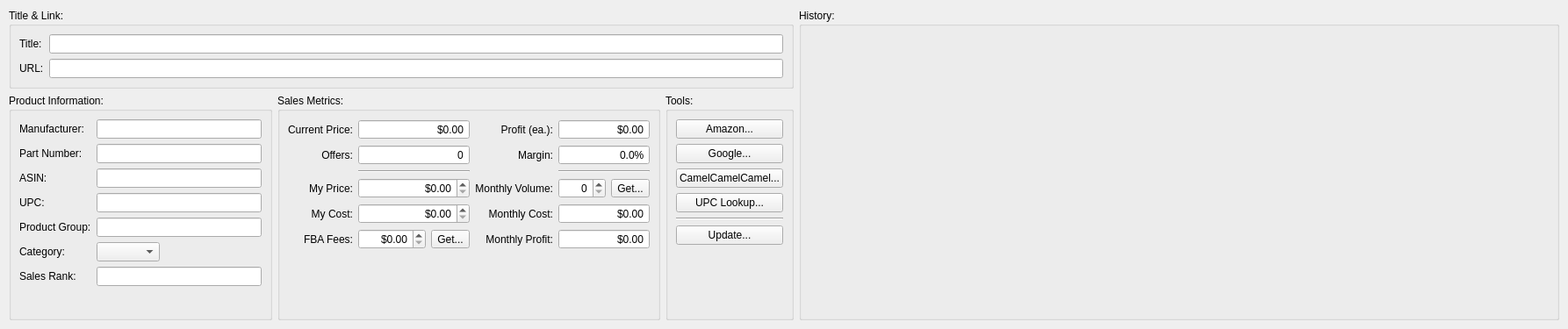
          <widget class="QWidget" name="scrollAreaWidgetContents">
           <property name="geometry">
            <rect>
             <x>0</x>
             <y>0</y>
             <width>1786</width>
             <height>375</height>
            </rect>
           </property>
           <layout class="QGridLayout" name="gridLayout_6">
            <property name="margin">
             <number>10</number>
            </property>
            <item row="1" column="0">
             <widget class="QGroupBox" name="groupBox_4">
              <property name="sizePolicy">
               <sizepolicy hsizetype="Maximum" vsizetype="Expanding">
                <horstretch>0</horstretch>
                <verstretch>0</verstretch>
               </sizepolicy>
              </property>
              <property name="minimumSize">
               <size>
                <width>300</width>
                <height>0</height>
               </size>
              </property>
              <property name="title">
               <string>Product Information:</string>
              </property>
              <layout class="QFormLayout" name="formLayout_2">
               <property name="fieldGrowthPolicy">
                <enum>QFormLayout::ExpandingFieldsGrow</enum>
               </property>
               <item row="0" column="0">
                <widget class="QLabel" name="label_14">
                 <property name="text">
                  <string>Manufacturer:</string>
                 </property>
                </widget>
               </item>
               <item row="0" column="1">
                <widget class="QLineEdit" name="prodManufacturerLine">
                 <property name="readOnly">
                  <bool>true</bool>
                 </property>
                </widget>
               </item>
               <item row="1" column="0">
                <widget class="QLabel" name="label_15">
                 <property name="text">
                  <string>Part Number:</string>
                 </property>
                </widget>
               </item>
               <item row="1" column="1">
                <widget class="QLineEdit" name="prodMpnLine">
                 <property name="readOnly">
                  <bool>true</bool>
                 </property>
                </widget>
               </item>
               <item row="2" column="0">
                <widget class="QLabel" name="label_20">
                 <property name="text">
                  <string>ASIN:</string>
                 </property>
                </widget>
               </item>
               <item row="2" column="1">
                <widget class="QLineEdit" name="prodASINLine">
                 <property name="readOnly">
                  <bool>true</bool>
                 </property>
                </widget>
               </item>
               <item row="4" column="0">
                <widget class="QLabel" name="label_12">
                 <property name="text">
                  <string>Product Group:</string>
                 </property>
                </widget>
               </item>
               <item row="4" column="1">
                <widget class="QLineEdit" name="prodGroupLine"/>
               </item>
               <item row="6" column="0">
                <widget class="QLabel" name="label_21">
                 <property name="text">
                  <string>Category:</string>
                 </property>
                </widget>
               </item>
               <item row="6" column="1">
                <widget class="QComboBox" name="prodCategoryBox"/>
               </item>
               <item row="7" column="0">
                <widget class="QLabel" name="label_22">
                 <property name="text">
                  <string>Sales Rank:</string>
                 </property>
                </widget>
               </item>
               <item row="7" column="1">
                <widget class="QLineEdit" name="prodSalesRankLine">
                 <property name="readOnly">
                  <bool>true</bool>
                 </property>
                </widget>
               </item>
               <item row="3" column="0">
                <widget class="QLabel" name="label_16">
                 <property name="text">
                  <string>UPC:</string>
                 </property>
                </widget>
               </item>
               <item row="3" column="1">
                <widget class="QLineEdit" name="prodUPCLine">
                 <property name="readOnly">
                  <bool>true</bool>
                 </property>
                </widget>
               </item>
              </layout>
             </widget>
            </item>
            <item row="0" column="0" colspan="3">
             <widget class="QGroupBox" name="groupBox">
              <property name="title">
               <string>Title &amp;&amp; Link:</string>
              </property>
              <layout class="QFormLayout" name="formLayout_5">
               <property name="fieldGrowthPolicy">
                <enum>QFormLayout::ExpandingFieldsGrow</enum>
               </property>
               <item row="0" column="0">
                <widget class="QLabel" name="label_13">
                 <property name="text">
                  <string>Title:</string>
                 </property>
                </widget>
               </item>
               <item row="0" column="1">
                <widget class="QLineEdit" name="prodTitleLine">
                 <property name="cursorPosition">
                  <number>0</number>
                 </property>
                 <property name="readOnly">
                  <bool>true</bool>
                 </property>
                </widget>
               </item>
               <item row="1" column="0">
                <widget class="QLabel" name="label_11">
                 <property name="text">
                  <string>URL:</string>
                 </property>
                </widget>
               </item>
               <item row="1" column="1">
                <widget class="QLineEdit" name="prodUrlLine">
                 <property name="cursorPosition">
                  <number>0</number>
                 </property>
                 <property name="readOnly">
                  <bool>true</bool>
                 </property>
                </widget>
               </item>
              </layout>
             </widget>
            </item>
            <item row="1" column="1">
             <widget class="QGroupBox" name="groupBox_5">
              <property name="sizePolicy">
               <sizepolicy hsizetype="Maximum" vsizetype="Preferred">
                <horstretch>0</horstretch>
                <verstretch>0</verstretch>
               </sizepolicy>
              </property>
              <property name="title">
               <string>Sales Metrics:</string>
              </property>
              <layout class="QHBoxLayout" name="horizontalLayout_10">
               <item>
                <layout class="QGridLayout" name="gridLayout_3">
                 <item row="4" column="0">
                  <widget class="QLabel" name="label_25">
                   <property name="text">
                    <string>My Cost:</string>
                   </property>
                   <property name="alignment">
                    <set>Qt::AlignRight|Qt::AlignTrailing|Qt::AlignVCenter</set>
                   </property>
                  </widget>
                 </item>
                 <item row="3" column="1">
                  <widget class="QDoubleSpinBox" name="myPriceBox">
                   <property name="alignment">
                    <set>Qt::AlignRight|Qt::AlignTrailing|Qt::AlignVCenter</set>
                   </property>
                   <property name="readOnly">
                    <bool>false</bool>
                   </property>
                   <property name="buttonSymbols">
                    <enum>QAbstractSpinBox::UpDownArrows</enum>
                   </property>
                   <property name="prefix">
                    <string>$</string>
                   </property>
                   <property name="maximum">
                    <double>9999.000000000000000</double>
                   </property>
                  </widget>
                 </item>
                 <item row="5" column="0">
                  <widget class="QLabel" name="label_26">
                   <property name="text">
                    <string>FBA Fees:</string>
                   </property>
                   <property name="alignment">
                    <set>Qt::AlignRight|Qt::AlignTrailing|Qt::AlignVCenter</set>
                   </property>
                  </widget>
                 </item>
                 <item row="6" column="0">
                  <spacer name="verticalSpacer">
                   <property name="orientation">
                    <enum>Qt::Vertical</enum>
                   </property>
                   <property name="sizeHint" stdset="0">
                    <size>
                     <width>20</width>
                     <height>40</height>
                    </size>
                   </property>
                  </spacer>
                 </item>
                 <item row="5" column="1">
                  <layout class="QHBoxLayout" name="horizontalLayout_8">
                   <item>
                    <widget class="QDoubleSpinBox" name="fbaFeesBox">
                     <property name="alignment">
                      <set>Qt::AlignRight|Qt::AlignTrailing|Qt::AlignVCenter</set>
                     </property>
                     <property name="prefix">
                      <string>$</string>
                     </property>
                     <property name="maximum">
                      <double>9999.000000000000000</double>
                     </property>
                    </widget>
                   </item>
                   <item>
                    <widget class="QToolButton" name="getFBAFeesButton">
                     <property name="text">
                      <string>Get...</string>
                     </property>
                    </widget>
                   </item>
                  </layout>
                 </item>
                 <item row="2" column="1">
                  <widget class="Line" name="line">
                   <property name="orientation">
                    <enum>Qt::Horizontal</enum>
                   </property>
                  </widget>
                 </item>
                 <item row="1" column="1">
                  <widget class="QSpinBox" name="prodOffersBox">
                   <property name="alignment">
                    <set>Qt::AlignRight|Qt::AlignTrailing|Qt::AlignVCenter</set>
                   </property>
                   <property name="readOnly">
                    <bool>true</bool>
                   </property>
                   <property name="buttonSymbols">
                    <enum>QAbstractSpinBox::NoButtons</enum>
                   </property>
                   <property name="maximum">
                    <number>999</number>
                   </property>
                  </widget>
                 </item>
                 <item row="3" column="0">
                  <widget class="QLabel" name="label_23">
                   <property name="text">
                    <string>My Price:</string>
                   </property>
                   <property name="alignment">
                    <set>Qt::AlignRight|Qt::AlignTrailing|Qt::AlignVCenter</set>
                   </property>
                  </widget>
                 </item>
                 <item row="1" column="0">
                  <widget class="QLabel" name="label_35">
                   <property name="text">
                    <string>Offers:</string>
                   </property>
                   <property name="alignment">
                    <set>Qt::AlignRight|Qt::AlignTrailing|Qt::AlignVCenter</set>
                   </property>
                  </widget>
                 </item>
                 <item row="0" column="1">
                  <widget class="QDoubleSpinBox" name="prodPriceBox">
                   <property name="alignment">
                    <set>Qt::AlignRight|Qt::AlignTrailing|Qt::AlignVCenter</set>
                   </property>
                   <property name="readOnly">
                    <bool>true</bool>
                   </property>
                   <property name="buttonSymbols">
                    <enum>QAbstractSpinBox::NoButtons</enum>
                   </property>
                   <property name="prefix">
                    <string>$</string>
                   </property>
                   <property name="maximum">
                    <double>9999.000000000000000</double>
                   </property>
                  </widget>
                 </item>
                 <item row="0" column="0">
                  <widget class="QLabel" name="label_24">
                   <property name="text">
                    <string>Current Price:</string>
                   </property>
                   <property name="alignment">
                    <set>Qt::AlignRight|Qt::AlignTrailing|Qt::AlignVCenter</set>
                   </property>
                  </widget>
                 </item>
                 <item row="4" column="1">
                  <widget class="QDoubleSpinBox" name="myCostBox">
                   <property name="alignment">
                    <set>Qt::AlignRight|Qt::AlignTrailing|Qt::AlignVCenter</set>
                   </property>
                   <property name="prefix">
                    <string>$</string>
                   </property>
                   <property name="maximum">
                    <double>9999.000000000000000</double>
                   </property>
                  </widget>
                 </item>
                </layout>
               </item>
               <item>
                <layout class="QGridLayout" name="gridLayout">
                 <item row="1" column="0">
                  <widget class="QLabel" name="label_31">
                   <property name="text">
                    <string>Margin:</string>
                   </property>
                   <property name="alignment">
                    <set>Qt::AlignRight|Qt::AlignTrailing|Qt::AlignVCenter</set>
                   </property>
                  </widget>
                 </item>
                 <item row="5" column="0">
                  <widget class="QLabel" name="label_30">
                   <property name="text">
                    <string>Monthly Profit:</string>
                   </property>
                   <property name="alignment">
                    <set>Qt::AlignRight|Qt::AlignTrailing|Qt::AlignVCenter</set>
                   </property>
                  </widget>
                 </item>
                 <item row="4" column="1">
                  <widget class="QDoubleSpinBox" name="monthlyCostBox">
                   <property name="alignment">
                    <set>Qt::AlignRight|Qt::AlignTrailing|Qt::AlignVCenter</set>
                   </property>
                   <property name="readOnly">
                    <bool>true</bool>
                   </property>
                   <property name="buttonSymbols">
                    <enum>QAbstractSpinBox::NoButtons</enum>
                   </property>
                   <property name="prefix">
                    <string>$</string>
                   </property>
                   <property name="maximum">
                    <double>9999.000000000000000</double>
                   </property>
                  </widget>
                 </item>
                 <item row="2" column="1">
                  <widget class="Line" name="line_2">
                   <property name="orientation">
                    <enum>Qt::Horizontal</enum>
                   </property>
                  </widget>
                 </item>
                 <item row="4" column="0">
                  <widget class="QLabel" name="label_29">
                   <property name="text">
                    <string>Monthly Cost:</string>
                   </property>
                   <property name="alignment">
                    <set>Qt::AlignRight|Qt::AlignTrailing|Qt::AlignVCenter</set>
                   </property>
                  </widget>
                 </item>
                 <item row="1" column="1">
                  <widget class="QDoubleSpinBox" name="marginBox">
                   <property name="alignment">
                    <set>Qt::AlignRight|Qt::AlignTrailing|Qt::AlignVCenter</set>
                   </property>
                   <property name="readOnly">
                    <bool>true</bool>
                   </property>
                   <property name="buttonSymbols">
                    <enum>QAbstractSpinBox::NoButtons</enum>
                   </property>
                   <property name="prefix">
                    <string/>
                   </property>
                   <property name="suffix">
                    <string>%</string>
                   </property>
                   <property name="decimals">
                    <number>1</number>
                   </property>
                   <property name="maximum">
                    <double>9999.000000000000000</double>
                   </property>
                  </widget>
                 </item>
                 <item row="3" column="0">
                  <widget class="QLabel" name="label_28">
                   <property name="text">
                    <string>Monthly Volume:</string>
                   </property>
                   <property name="alignment">
                    <set>Qt::AlignRight|Qt::AlignTrailing|Qt::AlignVCenter</set>
                   </property>
                  </widget>
                 </item>
                 <item row="6" column="0">
                  <spacer name="verticalSpacer_3">
                   <property name="orientation">
                    <enum>Qt::Vertical</enum>
                   </property>
                   <property name="sizeHint" stdset="0">
                    <size>
                     <width>20</width>
                     <height>40</height>
                    </size>
                   </property>
                  </spacer>
                 </item>
                 <item row="5" column="1">
                  <widget class="QDoubleSpinBox" name="monthlyProfitBox">
                   <property name="alignment">
                    <set>Qt::AlignRight|Qt::AlignTrailing|Qt::AlignVCenter</set>
                   </property>
                   <property name="readOnly">
                    <bool>true</bool>
                   </property>
                   <property name="buttonSymbols">
                    <enum>QAbstractSpinBox::NoButtons</enum>
                   </property>
                   <property name="prefix">
                    <string>$</string>
                   </property>
                   <property name="maximum">
                    <double>9999.000000000000000</double>
                   </property>
                  </widget>
                 </item>
                 <item row="3" column="1">
                  <layout class="QHBoxLayout" name="horizontalLayout_9">
                   <item>
                    <widget class="QDoubleSpinBox" name="monthlyVolumeBox">
                     <property name="sizePolicy">
                      <sizepolicy hsizetype="MinimumExpanding" vsizetype="Fixed">
                       <horstretch>0</horstretch>
                       <verstretch>0</verstretch>
                      </sizepolicy>
                     </property>
                     <property name="alignment">
                      <set>Qt::AlignRight|Qt::AlignTrailing|Qt::AlignVCenter</set>
                     </property>
                     <property name="decimals">
                      <number>0</number>
                     </property>
                     <property name="maximum">
                      <double>9999.000000000000000</double>
                     </property>
                    </widget>
                   </item>
                   <item>
                    <widget class="QToolButton" name="getVolumeButton">
                     <property name="text">
                      <string>Get...</string>
                     </property>
                    </widget>
                   </item>
                  </layout>
                 </item>
                 <item row="0" column="0">
                  <widget class="QLabel" name="label_27">
                   <property name="text">
                    <string>Profit (ea.):</string>
                   </property>
                   <property name="alignment">
                    <set>Qt::AlignRight|Qt::AlignTrailing|Qt::AlignVCenter</set>
                   </property>
                  </widget>
                 </item>
                 <item row="0" column="1">
                  <widget class="QDoubleSpinBox" name="profitEachBox">
                   <property name="alignment">
                    <set>Qt::AlignRight|Qt::AlignTrailing|Qt::AlignVCenter</set>
                   </property>
                   <property name="readOnly">
                    <bool>true</bool>
                   </property>
                   <property name="buttonSymbols">
                    <enum>QAbstractSpinBox::NoButtons</enum>
                   </property>
                   <property name="prefix">
                    <string>$</string>
                   </property>
                   <property name="maximum">
                    <double>9999.000000000000000</double>
                   </property>
                  </widget>
                 </item>
                </layout>
               </item>
              </layout>
             </widget>
            </item>
            <item row="1" column="2">
             <widget class="QGroupBox" name="groupBox_3">
              <property name="title">
               <string>Tools:</string>
              </property>
              <layout class="QVBoxLayout" name="verticalLayout_2">
               <item>
                <widget class="QPushButton" name="openAmazonButton">
                 <property name="text">
                  <string>Amazon...</string>
                 </property>
                </widget>
               </item>
               <item>
                <widget class="QPushButton" name="openGoogleButton">
                 <property name="text">
                  <string>Google...</string>
                 </property>
                </widget>
               </item>
               <item>
                <widget class="QPushButton" name="openCamelButton">
                 <property name="text">
                  <string>CamelCamelCamel...</string>
                 </property>
                </widget>
               </item>
               <item>
                <widget class="QPushButton" name="upcLookupButton">
                 <property name="text">
                  <string>UPC Lookup...</string>
                 </property>
                </widget>
               </item>
               <item>
                <widget class="Line" name="line_4">
                 <property name="orientation">
                  <enum>Qt::Horizontal</enum>
                 </property>
                </widget>
               </item>
               <item>
                <widget class="QPushButton" name="updateButton">
                 <property name="text">
                  <string>Update...</string>
                 </property>
                </widget>
               </item>
               <item>
                <spacer name="verticalSpacer_4">
                 <property name="orientation">
                  <enum>Qt::Vertical</enum>
                 </property>
                 <property name="sizeHint" stdset="0">
                  <size>
                   <width>20</width>
                   <height>40</height>
                  </size>
                 </property>
                </spacer>
               </item>
              </layout>
             </widget>
            </item>
            <item row="0" column="3" rowspan="2">
             <widget class="QGroupBox" name="groupBox_6">
              <property name="title">
               <string>History:</string>
              </property>
              <layout class="QHBoxLayout" name="horizontalLayout_7">
               <item>
                <widget class="QStackedWidget" name="historyStack">
                 <property name="minimumSize">
                  <size>
                   <width>600</width>
                   <height>0</height>
                  </size>
                 </property>
                 <property name="currentIndex">
                  <number>1</number>
                 </property>
                 <widget class="QWidget" name="tablePage">
                  <layout class="QGridLayout" name="gridLayout_5">
                   <property name="margin">
                    <number>0</number>
                   </property>
                   <item row="0" column="0">
                    <widget class="QTableView" name="obsTable"/>
                   </item>
                  </layout>
                 </widget>
                 <widget class="QWidget" name="page_2"/>
                </widget>
               </item>
              </layout>
             </widget>
            </item>
           </layout>
          </widget>
